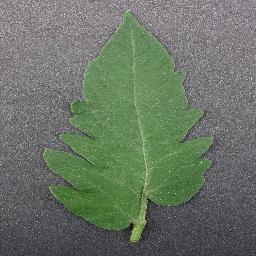
#> input picture samples/01.jpg, 256 x 256 px
$ python severity.py samples/01.jpg
#> lines starting #> are read from the running program, lines starting #| are printed output that depends on the picture; after the words box and inside, x2 and y2 are one past the last pixel; in counts of white or black regions, pixels touching at a corner belong together
"""Leaf severity estimation: % of leaf area that looks diseased.

Baseline method (no training needed): find the leaf, then count the pixels
inside it that are NOT healthy green. Works best on single-leaf photos with a
plain background (PlantVillage style). Field photos will be noisier.

Cut-offs follow Horsfall-Barratt class boundaries (12% and 50% of leaf area).
Grouping those classes into 3 levels is OUR simplification - say so in review.
"""
import cv2
import numpy as np

MILD_MAX = 12.0      # % leaf area (Horsfall-Barratt class boundary)
MODERATE_MAX = 50.0  # above this = Severe


def leaf_mask(img_bgr):
    """Binary mask of the leaf: Otsu threshold on saturation, biggest blob, holes filled."""
    hsv = cv2.cvtColor(img_bgr, cv2.COLOR_BGR2HSV)
    sat = cv2.GaussianBlur(hsv[:, :, 1], (5, 5), 0)
    _, m = cv2.threshold(sat, 0, 255, cv2.THRESH_BINARY + cv2.THRESH_OTSU)
    m = cv2.morphologyEx(m, cv2.MORPH_CLOSE, np.ones((7, 7), np.uint8))
    cnts, _ = cv2.findContours(m, cv2.RETR_EXTERNAL, cv2.CHAIN_APPROX_SIMPLE)
    out = np.zeros_like(m)
    if cnts:
        cv2.drawContours(out, [max(cnts, key=cv2.contourArea)], -1, 255, -1)
    return out


def lesion_mask(img_bgr, leaf, healthy_hue=(35, 85), sat_min=40, val_min=40):
    """Pixels inside the leaf that are not healthy green (hue range configurable)."""
    hsv = cv2.cvtColor(img_bgr, cv2.COLOR_BGR2HSV)
    healthy = cv2.inRange(hsv, (healthy_hue[0], sat_min, val_min),
                          (healthy_hue[1], 255, 255))
    les = cv2.bitwise_and(leaf, cv2.bitwise_not(healthy))
    return cv2.morphologyEx(les, cv2.MORPH_OPEN, np.ones((3, 3), np.uint8))


def level_from_pct(pct):
    if pct <= MILD_MAX:
        return "Mild"
    return "Moderate" if pct <= MODERATE_MAX else "Severe"


def estimate_severity(img_bgr, healthy_hue=(35, 85), sat_min=40, val_min=40, mask=None):
    leaf = mask if mask is not None else leaf_mask(img_bgr)
    leaf_px = int(np.count_nonzero(leaf))
    if leaf_px < 500:  # nothing leaf-like found -> do not guess
        return {"pct": None, "level": "Retake photo", "overlay": img_bgr}
    les = lesion_mask(img_bgr, leaf, healthy_hue=healthy_hue, sat_min=sat_min, val_min=val_min)
    pct = 100.0 * np.count_nonzero(les) / leaf_px
    overlay = img_bgr.copy()
    overlay[les > 0] = (0, 0, 255)  # lesions in red
    overlay = cv2.addWeighted(overlay, 0.6, img_bgr, 0.4, 0)
    cnts = cv2.findContours(leaf, cv2.RETR_EXTERNAL, cv2.CHAIN_APPROX_SIMPLE)[0]
    if cnts:
        cv2.drawContours(overlay, cnts, -1, (255, 0, 0), 2)
    return {"pct": round(pct, 1), "level": level_from_pct(pct), "overlay": overlay}


if __name__ == "__main__":  # python severity.py photo.jpg
    import sys
    r = estimate_severity(cv2.imread(sys.argv[1]))
#> in leaf_mask, `hsv = cv2.cvtColor(img_bgr, cv2.COLOR_BGR2HSV)`: hsv: shape (256, 256, 3); mean H, S, V 104.3, 39.7, 119
#> in leaf_mask, img_bgr is the input picture: shape (256, 256, 3); mean B, G, R 102.3, 116.4, 105.9
#> in leaf_mask, `sat = cv2.GaussianBlur(hsv[:, :, 1], (5, 5), 0)`:
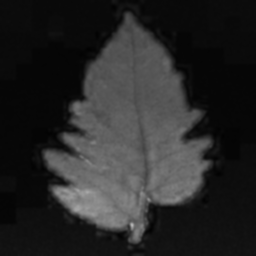
#> sat: shape (256, 256); min 2, max 180, mean 39.7
#> in leaf_mask, `_, m = cv2.threshold(sat, 0, 255, cv2.THRESH_BINARY + cv2.THRESH_OTSU)`:
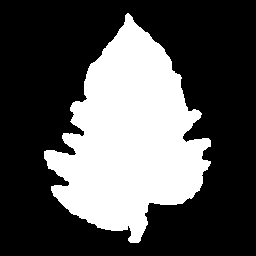
#> m: shape (256, 256); 32.7% white; 1 white region, box (x1, y1, x2, y2) and area: (44, 13, 211, 243) 21415
#> in leaf_mask, `m = cv2.morphologyEx(m, cv2.MORPH_CLOSE, np.ones((7, 7), np.uint8))`:
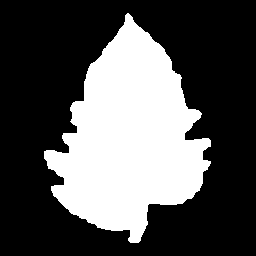
#> m: shape (256, 256); 33% white; 1 white region
#> in leaf_mask, `cnts, _ = cv2.findContours(m, cv2.RETR_EXTERNAL, cv2.CHAIN_APPROX_SIMP..`: cnts = 1 contour; box (x1, y1, x2, y2) and area: (44, 13, 211, 243) 21256
#> in estimate_severity, `leaf_px = int(np.count_nonzero(leaf))`: leaf_px = 21598
#> in lesion_mask, `healthy = cv2.inRange(hsv, (healthy_hue[0], sat_min, val_min), (health..`:
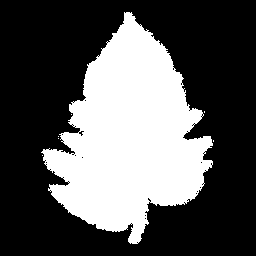
#> healthy: shape (256, 256); 33.9% white; 7 white regions (6 under 20 px), largest, box (x1, y1, x2, y2) and area: (41, 12, 213, 244) 22190
#> in lesion_mask, `les = cv2.bitwise_and(leaf, cv2.bitwise_not(healthy))`:
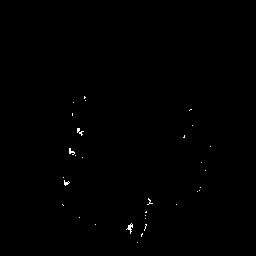
#> les: shape (256, 256); 0.24% white in thin lines or dots, all inside (x1, y1, x2, y2) = (62, 96, 211, 243)
#> in lesion_mask, `return cv2.morphologyEx(les, cv2.MORPH_OPEN, np.ones((3, 3), np.uint8))`:
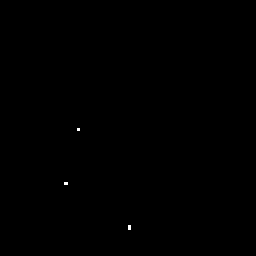
#> returned value: shape (256, 256); 0.05% white; 3 white regions (3 under 20 px)
#> in estimate_severity, `pct = 100.0 * np.count_nonzero(les) / leaf_px`: pct = 0.167
#> in estimate_severity, `overlay[les > 0] = (0, 0, 255)`: overlay: shape (256, 256, 3); 0.05% of pixels changed, all inside (x1, y1, x2, y2) = (64, 128, 131, 230)
#> in estimate_severity, `cv2.drawContours(overlay, cnts, -1, (255, 0, 0), 2)`:
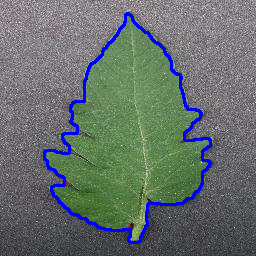
#> overlay: shape (256, 256, 3); mean B, G, R 108.6, 111.9, 102.2
#> r = 3 items
    print(r["pct"], r["level"])
#| 0.2 Mild
    cv2.imwrite("severity_overlay.png", r["overlay"])

$ run again, on samples/03.jpg
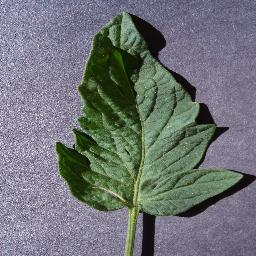
#> input picture samples/03.jpg, 256 x 256 px
#> hsv: shape (256, 256, 3); mean H, S, V 99.8, 62.2, 129.7
#> in leaf_mask, img_bgr is the input picture: shape (256, 256, 3); mean B, G, R 118.6, 116, 111.6
#> in leaf_mask, `m = cv2.morphologyEx(m, cv2.MORPH_CLOSE, np.ones((7, 7), np.uint8))`:
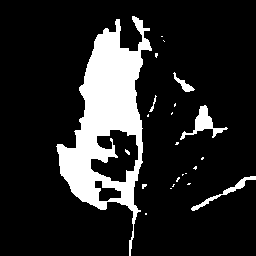
#> m: shape (256, 256); 15.1% white; 23 white regions (18 under 20 px)
#> in leaf_mask, `cnts, _ = cv2.findContours(m, cv2.RETR_EXTERNAL, cv2.CHAIN_APPROX_SIMP..`: cnts = 22 contours, 18 with area under 20; largest, box (x1, y1, x2, y2) and area: (56, 16, 152, 256) 10324, (180, 105, 228, 140) 384, (191, 176, 256, 211) 225, (173, 72, 195, 92) 102
#> out: shape (256, 256); 16.3% white; 1 white region, box (x1, y1, x2, y2) and area: (56, 16, 152, 256) 10677
#> leaf_px = 10677
#> healthy: shape (256, 256); 28.7% white; 28 white regions (27 under 20 px), largest, box (x1, y1, x2, y2) and area: (55, 14, 241, 256) 18734
#> les: shape (256, 256); 3% white; 109 white regions (102 under 20 px), largest, box (x1, y1, x2, y2) and area: (94, 37, 143, 108) 1128, (132, 16, 152, 51) 202, (65, 147, 90, 168) 148
#> pct = 9.87
#> in estimate_severity, `cnts = cv2.findContours(leaf, cv2.RETR_EXTERNAL, cv2.CHAIN_APPROX_SIMP..`: cnts = 1 contour; box (x1, y1, x2, y2) and area: (56, 16, 152, 256) 10324
#> in estimate_severity, `cv2.drawContours(overlay, cnts, -1, (255, 0, 0), 2)`:
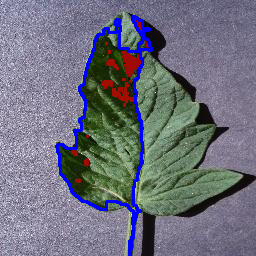
#> overlay: shape (256, 256, 3); mean B, G, R 125.7, 112.7, 111
#> r = 3 items
#| 9.9 Mild

$ run again, on samples/04.jpg
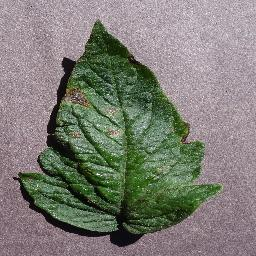
#> input picture samples/04.jpg, 256 x 256 px
#> hsv: shape (256, 256, 3); mean H, S, V 118.6, 56.8, 134.2
#> in leaf_mask, img_bgr is the input picture: shape (256, 256, 3); mean B, G, R 117.1, 125, 125.5
#> in leaf_mask, `m = cv2.morphologyEx(m, cv2.MORPH_CLOSE, np.ones((7, 7), np.uint8))`:
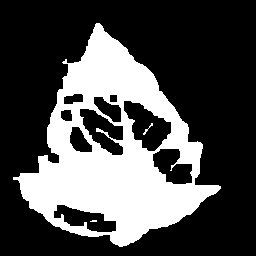
#> m: shape (256, 256); 30.4% white; 3 white regions (1 under 20 px)
#> in leaf_mask, `cnts, _ = cv2.findContours(m, cv2.RETR_EXTERNAL, cv2.CHAIN_APPROX_SIMP..`: cnts = 1 contour; box (x1, y1, x2, y2) and area: (13, 23, 221, 247) 24724
#> out: shape (256, 256); 38.3% white; 1 white region, box (x1, y1, x2, y2) and area: (13, 23, 221, 247) 25077
#> leaf_px = 25077
#> healthy: shape (256, 256); 31.1% white; 22 white regions (21 under 20 px), largest, box (x1, y1, x2, y2) and area: (20, 21, 223, 234) 20325
#> les: shape (256, 256); 7.9% white; 408 white regions (391 under 20 px), largest, box (x1, y1, x2, y2) and area: (13, 156, 151, 247) 2005, (47, 59, 105, 187) 1393, (71, 129, 87, 151) 138
#> pct = 13.38
#> in estimate_severity, `cv2.drawContours(overlay, cnts, -1, (255, 0, 0), 2)`:
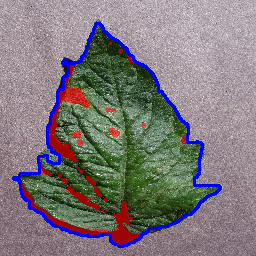
#> overlay: shape (256, 256, 3); mean B, G, R 123.9, 121, 127.9
#> r = 3 items
#| 13.4 Moderate

$ run again, on samples/05.jpg
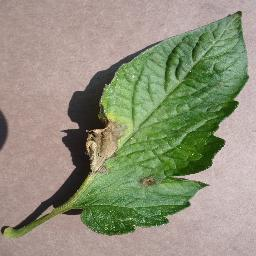
#> input picture samples/05.jpg, 256 x 256 px
#> hsv: shape (256, 256, 3); mean H, S, V 30.1, 64.4, 157.2
#> in leaf_mask, img_bgr is the input picture: shape (256, 256, 3); mean B, G, R 122.6, 145.7, 144.9
#> in leaf_mask, `cnts, _ = cv2.findContours(m, cv2.RETR_EXTERNAL, cv2.CHAIN_APPROX_SIMP..`: cnts = 4 contours, 2 with area under 20; largest, box (x1, y1, x2, y2) and area: (0, 30, 247, 237) 20595, (235, 12, 241, 35) 59
#> out: shape (256, 256); 32.2% white; 1 white region, box (x1, y1, x2, y2) and area: (0, 30, 247, 237) 21103
#> leaf_px = 21103
#> healthy: shape (256, 256); 34.1% white; 5 white regions (3 under 20 px), largest, box (x1, y1, x2, y2) and area: (62, 12, 249, 235) 22139, (8, 220, 38, 237) 198
#> les: shape (256, 256); 4% white; 22 white regions (18 under 20 px), largest, box (x1, y1, x2, y2) and area: (37, 100, 124, 226) 2299, (0, 221, 31, 237) 142, (143, 178, 155, 186) 73, (177, 175, 190, 180) 40
#> pct = 11.74
#> in estimate_severity, `cnts = cv2.findContours(leaf, cv2.RETR_EXTERNAL, cv2.CHAIN_APPROX_SIMP..`: cnts = 1 contour; box (x1, y1, x2, y2) and area: (0, 30, 247, 237) 20595
#> in estimate_severity, `cv2.drawContours(overlay, cnts, -1, (255, 0, 0), 2)`:
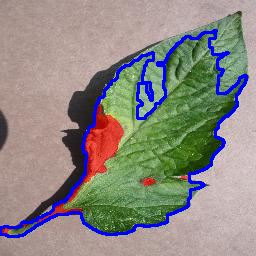
#> overlay: shape (256, 256, 3); mean B, G, R 130.7, 136.9, 141.6
#> r = 3 items
#| 11.7 Mild
